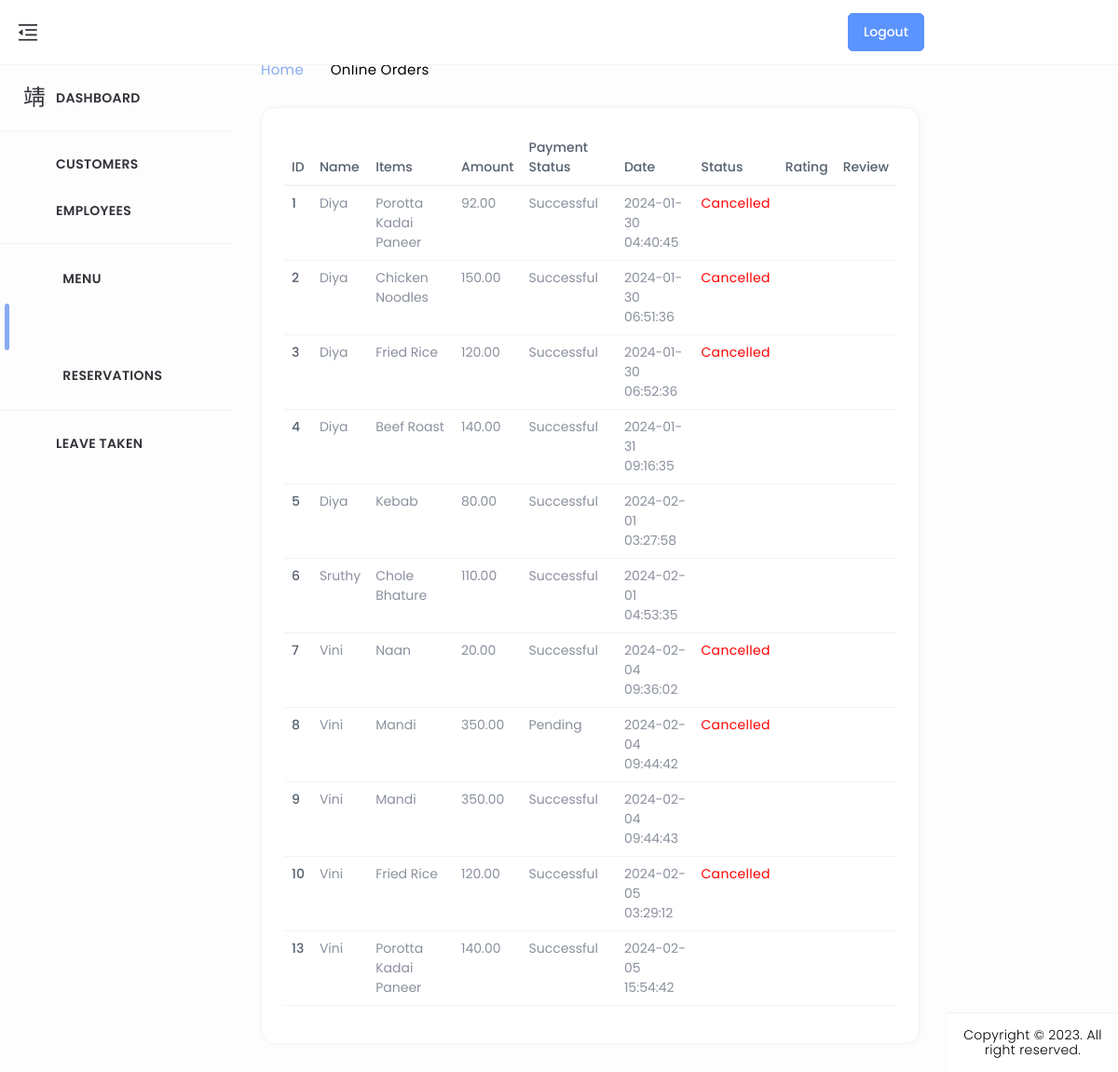
/order_list/, run on an earlier commit of the app's database.
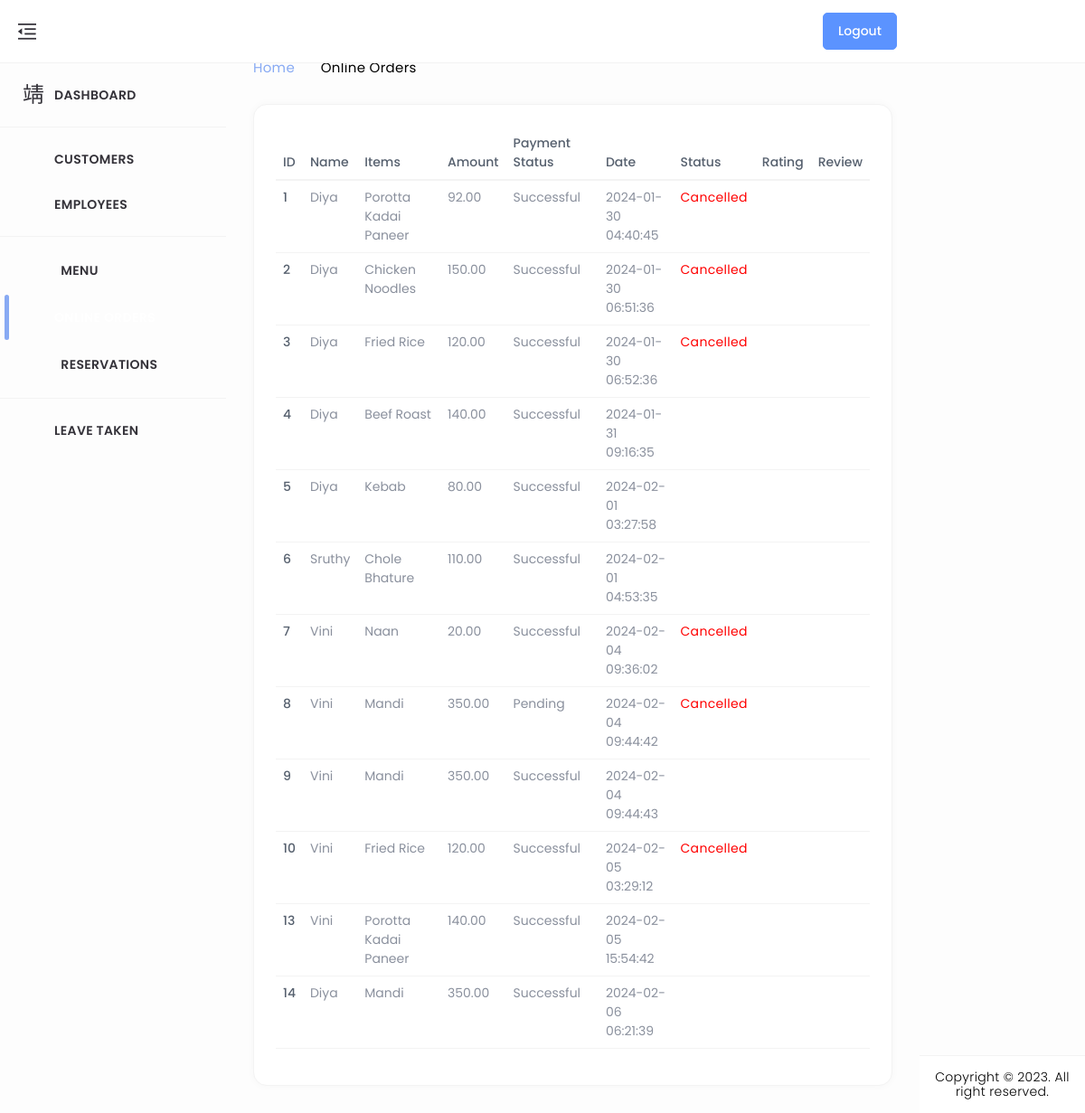
And on a later commit of the database.
### home/models.py (models this page shows, shortened)
class BillingInformation(models.Model):
    user = models.ForeignKey(CustomUser, on_delete=models.CASCADE)
    address = models.TextField()
    town = models.CharField(max_length=50)
    zip_code = models.CharField(max_length=10)
    payment_status = models.BooleanField(default=True)
    amount = models.DecimalField(max_digits=8, decimal_places=2)
    menu = models.ManyToManyField(menus, blank=True)
    status = models.IntegerField(default=1)

class CustomUser(AbstractUser):
    CUSTOMER = 1
    EMPLOYEE = 2
    ROLE_CHOICE = (
        (CUSTOMER, 'CUSTOMER'),
        (EMPLOYEE, 'EMPLOYEE'),
    )
    username=None
    first_name = None
    last_name = None
    USERNAME_FIELD = 'email'
    name = models.CharField(max_length=50)
    email = models.EmailField(max_length=100, unique=True)
    phone = models.CharField(max_length=12, blank=True)
    password = models.CharField(max_length=128)
    role = models.IntegerField(choices=ROLE_CHOICE, blank=True, null=True,default='1')
    is_admin = models.BooleanField(default=False)
    is_staff = models.BooleanField(default=False)
    is_active = models.BooleanField(default=True)
    is_superadmin = models.BooleanField(default=False)
    REQUIRED_FIELDS = ['name', 'phone']
    objects = UserManager()

class menus(models.Model):
    CATEGORY_CHOICES = (
        ('Kerala', 'Kerala'),
        ('Chineese', 'Chineese'),
        ('North Indian', 'North Indian'),
        ('Arabian', 'Arabian'),
        ('Beverages', 'Beverages'),
    )
    SUBMENU_CHOICES = (
        ('Breads', 'Breads'),
        ('Curries', 'Curries'),
        ('Rice Dishes','Rice Dishes'),
        ('Appetizers','Appetizers'),
        ('Main Course','Main Course'),
        ('Breads & Accompaniments', 'Breads & Accompaniments'),
        ('Rolls & Grills','Rolls & Grills'),
        ('Hot Beverage','Hot Beverage'),
        ('Cold Beverage','Cold Beverage'),
    )
    SUB_SUBMENU_CHOICES = (
        ('Vegetarian', 'Vegetarian'),
        ('Non-Vegetarian', 'Non-Vegetarian'),
        ('Water-based','Water-based'),
        ('Milk-based','Milk-based')
    )
    name = models.CharField(max_length=100)
    category = models.CharField(max_length=50, choices=CATEGORY_CHOICES, default='')
    submenu = models.CharField(max_length=50, choices=SUBMENU_CHOICES, default='', blank=True)
    sub_submenu = models.CharField(max_length=50, choices=SUB_SUBMENU_CHOICES, default='', blank=True)
    desc = models.CharField(max_length=300)
    price = models.FloatField()
    img = models.ImageField(upload_to='menus/', blank=True, null=True)
    active = models.BooleanField(default=True)

class Payment(models.Model):
    class PaymentStatusChoices(models.TextChoices):
        PENDING = 'pending', 'Pending'
        SUCCESSFUL = 'successful', 'Successful'
        FAILED = 'failed', 'Failed'
    user = models.ForeignKey(CustomUser, on_delete=models.CASCADE)  # Link the payment to a user
    razorpay_order_id = models.CharField(max_length=255)  # Razorpay order ID
    payment_id = models.CharField(max_length=255)  # Razorpay payment ID
    amount = models.DecimalField(max_digits=8, decimal_places=2)  # Amount paid
    currency = models.CharField(max_length=3)  # Currency code (e.g., "INR")
    timestamp = models.DateTimeField(auto_now_add=True)  # Timestamp of the payment
    payment_status = models.CharField(max_length=20, choices=PaymentStatusChoices.choices, default=PaymentStatusChoices.PENDING)
    billing_info = models.ForeignKey(BillingInformation, on_delete=models.CASCADE, null=True, blank=True)
    table_booking = models.ForeignKey(TableBooking, on_delete=models.CASCADE, related_name='payments', null=True, blank=True)
    class Meta:
        ordering = ['-timestamp']

### home/views.py (the view)
# urls.py: path('order_list/',order_list,name='order_list'),
def order_list(request):
    billing_info = BillingInformation.objects.prefetch_related('reviews').all()
    payments = Payment.objects.all()
    context = {
        'billing_info': billing_info,
        'payments': payments,
    }
    return render(request, 'admin_dashboard/orders.html', context)

### templates/admin_dashboard/orders.html (shortened to what the changed rows need)
{% load static %}
<!DOCTYPE html>
<html lang="en" dir="ltr">
<head>
	<link href="../../../../cdn.jsdelivr.net/npm/%40mdi/font%404.4.95/css/materialdesignicons.min.html" rel="stylesheet" />
	<link href="{% static 'assets/css/materialdesignicons.min.css' %}" rel="stylesheet" />
	<link href="{% static 'assets/plugins/simplebar/simplebar.css' %}" rel="stylesheet" />
	<link href="{% static 'assets/plugins/data-tables/datatables.bootstrap5.min.css' %}" rel='stylesheet'>
	<link href="{% static 'assets/plugins/data-tables/responsive.datatables.min.css' %}" rel='stylesheet'>
	<link id="{% static 'style.css' %}" rel="stylesheet" href="{% static 'assets/css/style.css' %}" />
</head>
<body id="body">
	<div class="wrapper">
		<div class="ec-page-wrapper">
			<div class="ec-content-wrapper">
				<div class="content">
					<div class="breadcrumb-wrapper d-flex align-items-center justify-content-between">
						<div>
							<h1>All Orders</h1>
						</div>
					</div>
					<div class="row">
						<div class="col-12">
							<div class="card card-default">
								<div class="card-body">
									<div class="table-responsive">
										<table id="responsive-data-table" class="table" style="width:100%">
											<thead>
												<tr>
													<th>ID</th>
													<th>Name</th>
													<th>Items</th>
													<th>Amount</th>
													<th>Payment Status</th>
													<th>Date</th>
													<th>Status</th>
													<th>Rating</th>
													<th>Review</th>
												</tr>
											</thead>
											<tbody>
												{% for billing in billing_info %}
												<tr>
													<td>{{ billing.id }}</td>
													<td>{{ billing.user.name }}</td>
													<td>
														{% for menu in billing.menu.all %}
															{{ menu.name }}<br>
														{% empty %}
															No menu ordered
														{% endfor %}
													</td>
													<td>{{ billing.amount }}</td>
													<td>
														{% with matching_payments=billing.payment_set.all %}
															{% if matching_payments %}
																{{ matching_payments.0.get_payment_status_display }}
															{% else %}
																Payment not found
															{% endif %}
														{% endwith %}
													</td>
													<td>
														{% for payment in billing.payment_set.all %}
															{{ payment.timestamp|date:"Y-m-d" }}<br>
															{{ payment.timestamp|time:"H:i:s" }}<br>
														{% endfor %}
													</td>
													<td>
														{% if billing.status == 0 %}
															<span style="color: red;">Cancelled</span>
														{% else %}
															{% comment %} <span style="color: green;">Not Cancelled</span> {% endcomment %}
														{% endif %}
													</td>
													<td>
													</td>
													<td>
													</td>
												</tr>
												{% empty %}
												<tr>
													<td colspan="5">No billing information available</td>
												</tr>
												{% endfor %}
											</tbody>
										</table>
									</div>
									</div>
								</div>
							</div>
						</div>
					</div>
				</div>
			</div>
		</div>
</body>
</html>

What changed in the data, as far as the page shows it:
added BillingInformation: id "14", user.name "Diya", amount "350.00", payment_set.all.0.payment_status "Successful", menus (name "Mandi")
added Payment: timestamp "2024-02-06", timestamp "06:21:39", shown under "14"
